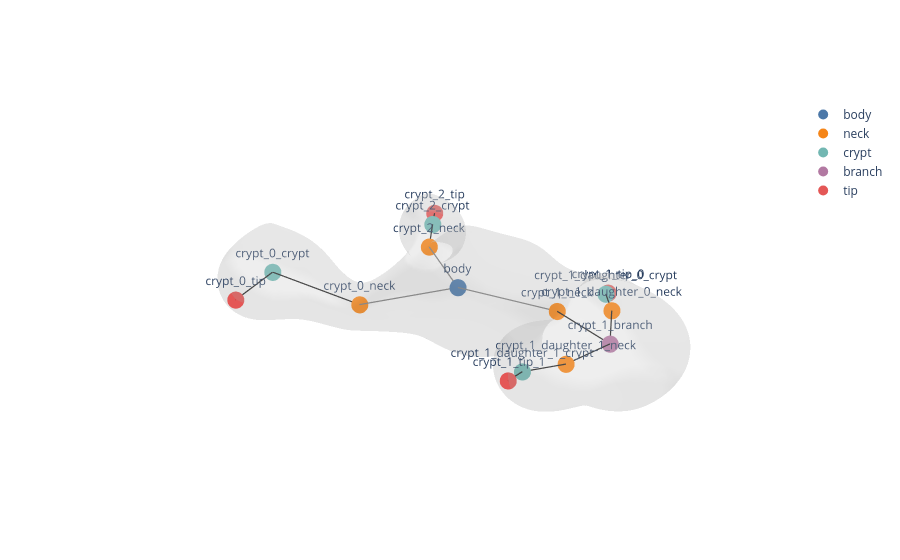
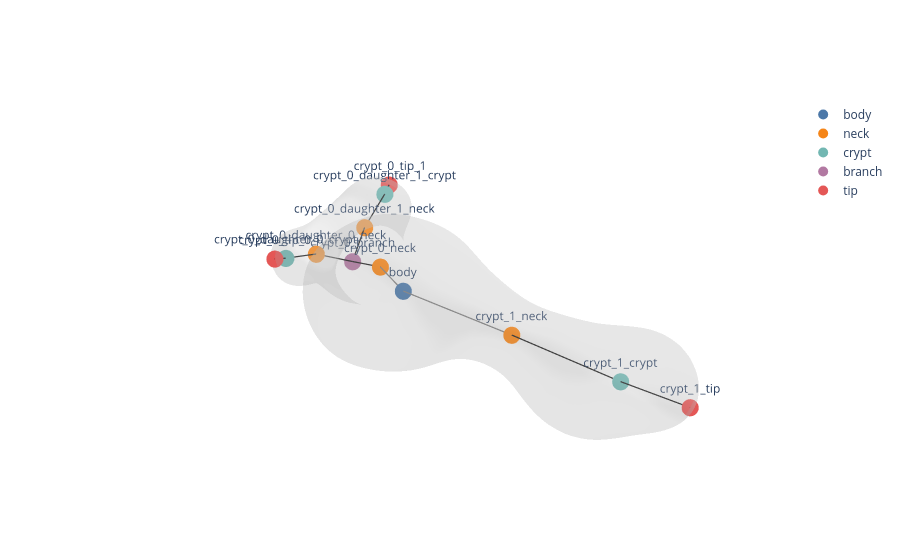
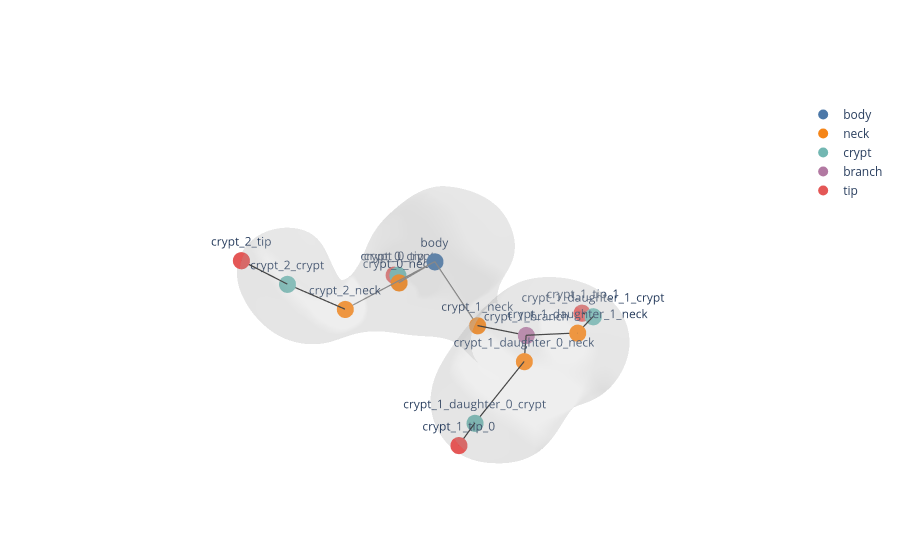
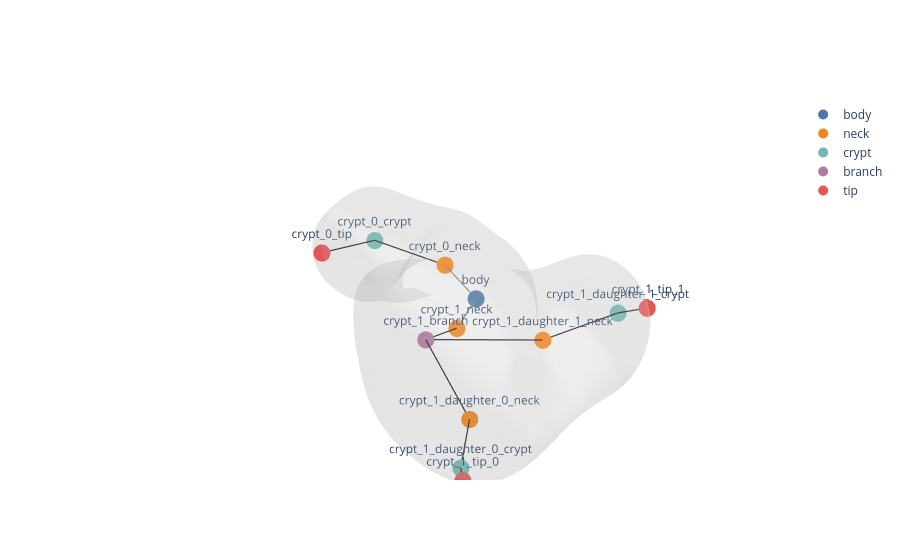

The notebook cell these images were saved under, in order:
### Markdown cell above
## 4) Build skeletons for the batch

The function below is the main tuning loop. It runs detection and skeleton construction for every organoid in `organoid_records`, then displays each skeleton figure.

### Code cell
def run_skeleton_pipeline(
    record,
    *,
    detection_kwargs=None,
    filter_kwargs=None,
    build_kwargs=None,
    show_plots=True,
):
    detection_kwargs = dict(DETECTION_KWARGS if detection_kwargs is None else detection_kwargs)
    filter_kwargs = dict(FILTER_KWARGS if filter_kwargs is None else filter_kwargs)
    build_kwargs = dict(BUILD_KWARGS if build_kwargs is None else build_kwargs)
    mesh = load_prepared_mesh(record)

    filter_fn_list = make_filter_list(**filter_kwargs)

    detections, skel_vars = detect_crypts_for_skeleton(
        mesh,
        vocab,
        geodesic_fn=compute_geodesics_dijkstra,
        filter_fn_list=filter_fn_list,
        return_intermediates=True,
        **detection_kwargs,
    )

    build_kwargs["metadata"] = {
        "label_uid": record["label_uid"],
        "mesh_path": record["mesh_path"],
        "timepoint": record["timepoint"],
        "well": record["well"],
        "organoid_id": record["organoid_id"],
    }
    graph = build_skeleton_from_crypt_detections(
        vertices=mesh.v,
        faces=mesh.f,
        crypt_detections=detections,
        **build_kwargs,
    )

    if show_plots:
        display(
            plot_mesh_with_skeleton(
                mesh.v,
                mesh.f,
                graph,
                backend="plotly",
                mesh_alpha=0.22,
                show_node_labels=True,
            )
        )

    return dict(
        record=record,
        mesh=mesh,
        detections=detections,
        graph=graph,
        skel_vars=skel_vars,
    )


batch_results = []
for record in organoid_records:
    display(HTML(f"<h3>{record['label_uid']}</h3>"))
    result = run_skeleton_pipeline(record, show_plots=True)
    batch_results.append(result)

### Figure 1 — Plotly figure (JSON) as saved in the notebook; plotly's stock layout.template omitted (floating-point values rounded to 4 significant figures; data arrays with more than 128 entries replaced by an {"elided": "..."} marker saying what was removed)
{"data": [{"color": "lightgray", "hoverinfo": "skip", "i": {"elided": "35998 int values"}, "j": {"elided": "35998 int values"}, "k": {"elided": "35998 int values"}, "name": "mesh", "opacity": 0.22, "type": "mesh3d", "x": {"elided": "18001 float values"}, "y": {"elided": "18001 float values"}, "z": {"elided": "18001 float values"}}, {"hovertext": "crypt_0_body_to_neck", "line": {"color": "#7f7f7f", "width": 2.5}, "mode": "lines", "name": "body_to_neck", "showlegend": false, "type": "scatter3d", "x": [-0.8974, 3.014], "y": [0.5606, -5.87], "z": [0.07004, -2.269]}, {"hovertext": "crypt_0_neck_to_crypt", "line": {"color": "#222222", "width": 2.5}, "mode": "lines", "name": "neck_to_crypt", "showlegend": false, "type": "scatter3d", "x": [3.014, 6.879], "y": [-5.87, -11.35], "z": [-2.269, -0.08426]}, {"hovertext": "crypt_0_crypt_to_tip", "line": {"color": "#222222", "width": 2.5}, "mode": "lines", "name": "crypt_to_tip", "showlegend": false, "type": "scatter3d", "x": [6.879, 10.78], "y": [-11.35, -9.023], "z": [-0.08426, -0.125]}, {"hovertext": "crypt_1_body_to_neck", "line": {"color": "#7f7f7f", "width": 2.5}, "mode": "lines", "name": "body_to_neck", "showlegend": false, "type": "scatter3d", "x": [-0.8974, -2.879], "y": [0.5606, 7.287], "z": [0.07004, 0.0516]}, {"hovertext": "crypt_1_neck_to_branch", "line": {"color": "#222222", "width": 2.5}, "mode": "lines", "name": "neck_to_branch", "showlegend": false, "type": "scatter3d", "x": [-2.879, -2.679], "y": [7.287, 11.04], "z": [0.0516, -0.5682]}, {"hovertext": "crypt_1_branch_to_daughter_0_neck", "line": {"color": "#222222", "width": 2.5}, "mode": "lines", "name": "branch_to_neck", "showlegend": false, "type": "scatter3d", "x": [-2.679, -6.659], "y": [11.04, 9.223], "z": [-0.5682, -0.6305]}, {"hovertext": "crypt_1_daughter_0_neck_to_crypt", "line": {"color": "#222222", "width": 2.5}, "mode": "lines", "name": "neck_to_crypt", "showlegend": false, "type": "scatter3d", "x": [-6.659, -8.607], "y": [9.223, 7.821], "z": [-0.6305, -0.6067]}, {"hovertext": "crypt_1_daughter_0_crypt_to_tip", "line": {"color": "#222222", "width": 2.5}, "mode": "lines", "name": "crypt_to_tip", "showlegend": false, "type": "scatter3d", "x": [-8.607, -9.19], "y": [7.821, 7.727], "z": [-0.6067, -0.7656]}, {"hovertext": "crypt_1_branch_to_daughter_1_neck", "line": {"color": "#222222", "width": 2.5}, "mode": "lines", "name": "branch_to_neck", "showlegend": false, "type": "scatter3d", "x": [-2.679, 1.641], "y": [11.04, 10.61], "z": [-0.5682, -0.01914]}, {"hovertext": "crypt_1_daughter_1_neck_to_crypt", "line": {"color": "#222222", "width": 2.5}, "mode": "lines", "name": "neck_to_crypt", "showlegend": false, "type": "scatter3d", "x": [1.641, 4.056], "y": [10.61, 9.508], "z": [-0.01914, 0.1834]}, {"hovertext": "crypt_1_daughter_1_crypt_to_tip", "line": {"color": "#222222", "width": 2.5}, "mode": "lines", "name": "crypt_to_tip", "showlegend": false, "type": "scatter3d", "x": [4.056, 5.335], "y": [9.508, 9.56], "z": [0.1834, 0.3488]}, {"hovertext": "crypt_2_body_to_neck", "line": {"color": "#7f7f7f", "width": 2.5}, "mode": "lines", "name": "body_to_neck", "showlegend": false, "type": "scatter3d", "x": [-0.8974, -2.523], "y": [0.5606, -3.961], "z": [0.07004, 1.408]}, {"hovertext": "crypt_2_neck_to_crypt", "line": {"color": "#222222", "width": 2.5}, "mode": "lines", "name": "neck_to_crypt", "showlegend": false, "type": "scatter3d", "x": [-2.523, -5.075], "y": [-3.961, -6.151], "z": [1.408, 2.095]}, {"hovertext": "crypt_2_crypt_to_tip", "line": {"color": "#222222", "width": 2.5}, "mode": "lines", "name": "crypt_to_tip", "showlegend": false, "type": "scatter3d", "x": [-5.075, -6.693], "y": [-6.151, -7.54], "z": [2.095, 2.394]}, {"hovertext": ["body"], "marker": {"color": "#4c78a8", "size": 10}, "mode": "markers+text", "name": "body", "text": ["body"], "textposition": "top center", "type": "scatter3d", "x": [-0.8974], "y": [0.5606], "z": [0.07004]}, {"hovertext": ["crypt_0_neck", "crypt_1_neck", "crypt_1_daughter_0_neck", "crypt_1_daughter_1_neck", "crypt_2_neck"], "marker": {"color": "#f58518", "size": 10}, "mode": "markers+text", "name": "neck", "text": ["crypt_0_neck", "crypt_1_neck", "crypt_1_daughter_0_neck", "crypt_1_daughter_1_neck", "crypt_2_neck"], "textposition": "top center", "type": "scatter3d", "x": [3.014, -2.879, -6.659, 1.641, -2.523], "y": [-5.87, 7.287, 9.223, 10.61, -3.961], "z": [-2.269, 0.0516, -0.6305, -0.01914, 1.408]}, {"hovertext": ["crypt_0_crypt", "crypt_1_daughter_0_crypt", "crypt_1_daughter_1_crypt", "crypt_2_crypt"], "marker": {"color": "#72b7b2", "size": 10}, "mode": "markers+text", "name": "crypt", "text": ["crypt_0_crypt", "crypt_1_daughter_0_crypt", "crypt_1_daughter_1_crypt", "crypt_2_crypt"], "textposition": "top center", "type": "scatter3d", "x": [6.879, -8.607, 4.056, -5.075], "y": [-11.35, 7.821, 9.508, -6.151], "z": [-0.08426, -0.6067, 0.1834, 2.095]}, {"hovertext": ["crypt_1_branch"], "marker": {"color": "#b279a2", "size": 10}, "mode": "markers+text", "name": "branch", "text": ["crypt_1_branch"], "textposition": "top center", "type": "scatter3d", "x": [-2.679], "y": [11.04], "z": [-0.5682]}, {"hovertext": ["crypt_0_tip", "crypt_1_tip_0", "crypt_1_tip_1", "crypt_2_tip"], "marker": {"color": "#e45756", "size": 10}, "mode": "markers+text", "name": "tip", "text": ["crypt_0_tip", "crypt_1_tip_0", "crypt_1_tip_1", "crypt_2_tip"], "textposition": "top center", "type": "scatter3d", "x": [10.78, -9.19, 5.335, -6.693], "y": [-9.023, 7.727, 9.56, -7.54], "z": [-0.125, -0.7656, 0.3488, 2.394]}], "layout": {"scene": {"aspectmode": "data", "camera": {"eye": {"x": 1.05, "y": 1.05, "z": 0.75}}, "xaxis": {"visible": false}, "yaxis": {"visible": false}, "zaxis": {"visible": false}}}}

### Figure 2 — Plotly figure (JSON) as saved in the notebook; plotly's stock layout.template omitted (floating-point values rounded to 4 significant figures; data arrays with more than 128 entries replaced by an {"elided": "..."} marker saying what was removed)
{"data": [{"color": "lightgray", "hoverinfo": "skip", "i": {"elided": "35998 int values"}, "j": {"elided": "35998 int values"}, "k": {"elided": "35998 int values"}, "name": "mesh", "opacity": 0.22, "type": "mesh3d", "x": {"elided": "18001 float values"}, "y": {"elided": "18001 float values"}, "z": {"elided": "18001 float values"}}, {"hovertext": "crypt_0_body_to_neck", "line": {"color": "#7f7f7f", "width": 2.5}, "mode": "lines", "name": "body_to_neck", "showlegend": false, "type": "scatter3d", "x": [1.889, -1.065], "y": [0.7081, -5.158], "z": [0.5327, -0.6936]}, {"hovertext": "crypt_0_neck_to_branch", "line": {"color": "#222222", "width": 2.5}, "mode": "lines", "name": "neck_to_branch", "showlegend": false, "type": "scatter3d", "x": [-1.065, -0.9289], "y": [-5.158, -8.387], "z": [-0.6936, -1.218]}, {"hovertext": "crypt_0_branch_to_daughter_0_neck", "line": {"color": "#222222", "width": 2.5}, "mode": "lines", "name": "branch_to_neck", "showlegend": false, "type": "scatter3d", "x": [-0.9289, 1.942], "y": [-8.387, -8.601], "z": [-1.218, 0.17]}, {"hovertext": "crypt_0_daughter_0_neck_to_crypt", "line": {"color": "#222222", "width": 2.5}, "mode": "lines", "name": "neck_to_crypt", "showlegend": false, "type": "scatter3d", "x": [1.942, 4.443], "y": [-8.601, -8.227], "z": [0.17, 0.7039]}, {"hovertext": "crypt_0_daughter_0_crypt_to_tip", "line": {"color": "#222222", "width": 2.5}, "mode": "lines", "name": "crypt_to_tip", "showlegend": false, "type": "scatter3d", "x": [4.443, 5.283], "y": [-8.227, -8.053], "z": [0.7039, 0.9587]}, {"hovertext": "crypt_0_branch_to_daughter_1_neck", "line": {"color": "#222222", "width": 2.5}, "mode": "lines", "name": "branch_to_neck", "showlegend": false, "type": "scatter3d", "x": [-0.9289, -2.858], "y": [-8.387, -9.181], "z": [-1.218, 0.8423]}, {"hovertext": "crypt_0_daughter_1_neck_to_crypt", "line": {"color": "#222222", "width": 2.5}, "mode": "lines", "name": "neck_to_crypt", "showlegend": false, "type": "scatter3d", "x": [-2.858, -5.363], "y": [-9.181, -9.598], "z": [0.8423, 2.933]}, {"hovertext": "crypt_0_daughter_1_crypt_to_tip", "line": {"color": "#222222", "width": 2.5}, "mode": "lines", "name": "crypt_to_tip", "showlegend": false, "type": "scatter3d", "x": [-5.363, -6.056], "y": [-9.598, -9.847], "z": [2.933, 3.515]}, {"hovertext": "crypt_1_body_to_neck", "line": {"color": "#7f7f7f", "width": 2.5}, "mode": "lines", "name": "body_to_neck", "showlegend": false, "type": "scatter3d", "x": [1.889, 0.2766], "y": [0.7081, 7.358], "z": [0.5327, -0.2265]}, {"hovertext": "crypt_1_neck_to_crypt", "line": {"color": "#222222", "width": 2.5}, "mode": "lines", "name": "neck_to_crypt", "showlegend": false, "type": "scatter3d", "x": [0.2766, -1.936], "y": [7.358, 12.48], "z": [-0.2265, -1.64]}, {"hovertext": "crypt_1_crypt_to_tip", "line": {"color": "#222222", "width": 2.5}, "mode": "lines", "name": "crypt_to_tip", "showlegend": false, "type": "scatter3d", "x": [-1.936, -3.689], "y": [12.48, 15.36], "z": [-1.64, -2.589]}, {"hovertext": ["body"], "marker": {"color": "#4c78a8", "size": 10}, "mode": "markers+text", "name": "body", "text": ["body"], "textposition": "top center", "type": "scatter3d", "x": [1.889], "y": [0.7081], "z": [0.5327]}, {"hovertext": ["crypt_0_neck", "crypt_0_daughter_0_neck", "crypt_0_daughter_1_neck", "crypt_1_neck"], "marker": {"color": "#f58518", "size": 10}, "mode": "markers+text", "name": "neck", "text": ["crypt_0_neck", "crypt_0_daughter_0_neck", "crypt_0_daughter_1_neck", "crypt_1_neck"], "textposition": "top center", "type": "scatter3d", "x": [-1.065, 1.942, -2.858, 0.2766], "y": [-5.158, -8.601, -9.181, 7.358], "z": [-0.6936, 0.17, 0.8423, -0.2265]}, {"hovertext": ["crypt_0_daughter_0_crypt", "crypt_0_daughter_1_crypt", "crypt_1_crypt"], "marker": {"color": "#72b7b2", "size": 10}, "mode": "markers+text", "name": "crypt", "text": ["crypt_0_daughter_0_crypt", "crypt_0_daughter_1_crypt", "crypt_1_crypt"], "textposition": "top center", "type": "scatter3d", "x": [4.443, -5.363, -1.936], "y": [-8.227, -9.598, 12.48], "z": [0.7039, 2.933, -1.64]}, {"hovertext": ["crypt_0_branch"], "marker": {"color": "#b279a2", "size": 10}, "mode": "markers+text", "name": "branch", "text": ["crypt_0_branch"], "textposition": "top center", "type": "scatter3d", "x": [-0.9289], "y": [-8.387], "z": [-1.218]}, {"hovertext": ["crypt_0_tip_0", "crypt_0_tip_1", "crypt_1_tip"], "marker": {"color": "#e45756", "size": 10}, "mode": "markers+text", "name": "tip", "text": ["crypt_0_tip_0", "crypt_0_tip_1", "crypt_1_tip"], "textposition": "top center", "type": "scatter3d", "x": [5.283, -6.056, -3.689], "y": [-8.053, -9.847, 15.36], "z": [0.9587, 3.515, -2.589]}], "layout": {"scene": {"aspectmode": "data", "camera": {"eye": {"x": 1.05, "y": 1.05, "z": 0.75}}, "xaxis": {"visible": false}, "yaxis": {"visible": false}, "zaxis": {"visible": false}}}}

### Figure 3 — Plotly figure (JSON) as saved in the notebook; plotly's stock layout.template omitted (floating-point values rounded to 4 significant figures; data arrays with more than 128 entries replaced by an {"elided": "..."} marker saying what was removed)
{"data": [{"color": "lightgray", "hoverinfo": "skip", "i": {"elided": "35998 int values"}, "j": {"elided": "35998 int values"}, "k": {"elided": "35998 int values"}, "name": "mesh", "opacity": 0.22, "type": "mesh3d", "x": {"elided": "18001 float values"}, "y": {"elided": "18001 float values"}, "z": {"elided": "18001 float values"}}, {"hovertext": "crypt_0_body_to_neck", "line": {"color": "#7f7f7f", "width": 2.5}, "mode": "lines", "name": "body_to_neck", "showlegend": false, "type": "scatter3d", "x": [-2.257, -2.842], "y": [-2.659, -7.658], "z": [1.288, -2.398]}, {"hovertext": "crypt_0_neck_to_crypt", "line": {"color": "#222222", "width": 2.5}, "mode": "lines", "name": "neck_to_crypt", "showlegend": false, "type": "scatter3d", "x": [-2.842, -4.52], "y": [-7.658, -9.784], "z": [-2.398, -2.927]}, {"hovertext": "crypt_0_crypt_to_tip", "line": {"color": "#222222", "width": 2.5}, "mode": "lines", "name": "crypt_to_tip", "showlegend": false, "type": "scatter3d", "x": [-4.52, -4.894], "y": [-9.784, -10.79], "z": [-2.927, -3.363]}, {"hovertext": "crypt_1_body_to_neck", "line": {"color": "#7f7f7f", "width": 2.5}, "mode": "lines", "name": "body_to_neck", "showlegend": false, "type": "scatter3d", "x": [-2.257, -2.667], "y": [-2.659, 1.435], "z": [1.288, -2.781]}, {"hovertext": "crypt_1_neck_to_branch", "line": {"color": "#222222", "width": 2.5}, "mode": "lines", "name": "neck_to_branch", "showlegend": false, "type": "scatter3d", "x": [-2.667, -1.635], "y": [1.435, 6.323], "z": [-2.781, -0.9768]}, {"hovertext": "crypt_1_branch_to_daughter_0_neck", "line": {"color": "#222222", "width": 2.5}, "mode": "lines", "name": "branch_to_neck", "showlegend": false, "type": "scatter3d", "x": [-1.635, 1.131], "y": [6.323, 8.09], "z": [-0.9768, -0.7364]}, {"hovertext": "crypt_1_daughter_0_neck_to_crypt", "line": {"color": "#222222", "width": 2.5}, "mode": "lines", "name": "neck_to_crypt", "showlegend": false, "type": "scatter3d", "x": [1.131, 5.991], "y": [8.09, 8.533], "z": [-0.7364, -1.961]}, {"hovertext": "crypt_1_daughter_0_crypt_to_tip", "line": {"color": "#222222", "width": 2.5}, "mode": "lines", "name": "crypt_to_tip", "showlegend": false, "type": "scatter3d", "x": [5.991, 7.553], "y": [8.533, 8.828], "z": [-1.961, -2.194]}, {"hovertext": "crypt_1_branch_to_daughter_1_neck", "line": {"color": "#222222", "width": 2.5}, "mode": "lines", "name": "branch_to_neck", "showlegend": false, "type": "scatter3d", "x": [-1.635, -3.816], "y": [6.323, 8.733], "z": [-0.9768, -0.696]}, {"hovertext": "crypt_1_daughter_1_neck_to_crypt", "line": {"color": "#222222", "width": 2.5}, "mode": "lines", "name": "neck_to_crypt", "showlegend": false, "type": "scatter3d", "x": [-3.816, -6.645], "y": [8.733, 8.336], "z": [-0.696, -0.8011]}, {"hovertext": "crypt_1_daughter_1_crypt_to_tip", "line": {"color": "#222222", "width": 2.5}, "mode": "lines", "name": "crypt_to_tip", "showlegend": false, "type": "scatter3d", "x": [-6.645, -7.543], "y": [8.336, 7.078], "z": [-0.8011, -1.389]}, {"hovertext": "crypt_2_body_to_neck", "line": {"color": "#7f7f7f", "width": 2.5}, "mode": "lines", "name": "body_to_neck", "showlegend": false, "type": "scatter3d", "x": [-2.257, 3.874], "y": [-2.659, -6.035], "z": [1.288, -1.751]}, {"hovertext": "crypt_2_neck_to_crypt", "line": {"color": "#222222", "width": 2.5}, "mode": "lines", "name": "neck_to_crypt", "showlegend": false, "type": "scatter3d", "x": [3.874, 7.662], "y": [-6.035, -6.906], "z": [-1.751, 1.352]}, {"hovertext": "crypt_2_crypt_to_tip", "line": {"color": "#222222", "width": 2.5}, "mode": "lines", "name": "crypt_to_tip", "showlegend": false, "type": "scatter3d", "x": [7.662, 10.04], "y": [-6.906, -7.823], "z": [1.352, 3.533]}, {"hovertext": ["body"], "marker": {"color": "#4c78a8", "size": 10}, "mode": "markers+text", "name": "body", "text": ["body"], "textposition": "top center", "type": "scatter3d", "x": [-2.257], "y": [-2.659], "z": [1.288]}, {"hovertext": ["crypt_0_neck", "crypt_1_neck", "crypt_1_daughter_0_neck", "crypt_1_daughter_1_neck", "crypt_2_neck"], "marker": {"color": "#f58518", "size": 10}, "mode": "markers+text", "name": "neck", "text": ["crypt_0_neck", "crypt_1_neck", "crypt_1_daughter_0_neck", "crypt_1_daughter_1_neck", "crypt_2_neck"], "textposition": "top center", "type": "scatter3d", "x": [-2.842, -2.667, 1.131, -3.816, 3.874], "y": [-7.658, 1.435, 8.09, 8.733, -6.035], "z": [-2.398, -2.781, -0.7364, -0.696, -1.751]}, {"hovertext": ["crypt_0_crypt", "crypt_1_daughter_0_crypt", "crypt_1_daughter_1_crypt", "crypt_2_crypt"], "marker": {"color": "#72b7b2", "size": 10}, "mode": "markers+text", "name": "crypt", "text": ["crypt_0_crypt", "crypt_1_daughter_0_crypt", "crypt_1_daughter_1_crypt", "crypt_2_crypt"], "textposition": "top center", "type": "scatter3d", "x": [-4.52, 5.991, -6.645, 7.662], "y": [-9.784, 8.533, 8.336, -6.906], "z": [-2.927, -1.961, -0.8011, 1.352]}, {"hovertext": ["crypt_1_branch"], "marker": {"color": "#b279a2", "size": 10}, "mode": "markers+text", "name": "branch", "text": ["crypt_1_branch"], "textposition": "top center", "type": "scatter3d", "x": [-1.635], "y": [6.323], "z": [-0.9768]}, {"hovertext": ["crypt_0_tip", "crypt_1_tip_0", "crypt_1_tip_1", "crypt_2_tip"], "marker": {"color": "#e45756", "size": 10}, "mode": "markers+text", "name": "tip", "text": ["crypt_0_tip", "crypt_1_tip_0", "crypt_1_tip_1", "crypt_2_tip"], "textposition": "top center", "type": "scatter3d", "x": [-4.894, 7.553, -7.543, 10.04], "y": [-10.79, 8.828, 7.078, -7.823], "z": [-3.363, -2.194, -1.389, 3.533]}], "layout": {"scene": {"aspectmode": "data", "camera": {"eye": {"x": 1.05, "y": 1.05, "z": 0.75}}, "xaxis": {"visible": false}, "yaxis": {"visible": false}, "zaxis": {"visible": false}}}}

### Figure 4 — Plotly figure (JSON) as saved in the notebook; plotly's stock layout.template omitted (floating-point values rounded to 4 significant figures; data arrays with more than 128 entries replaced by an {"elided": "..."} marker saying what was removed)
{"data": [{"color": "lightgray", "hoverinfo": "skip", "i": {"elided": "35998 int values"}, "j": {"elided": "35998 int values"}, "k": {"elided": "35998 int values"}, "name": "mesh", "opacity": 0.22, "type": "mesh3d", "x": {"elided": "18001 float values"}, "y": {"elided": "18001 float values"}, "z": {"elided": "18001 float values"}}, {"hovertext": "crypt_0_body_to_neck", "line": {"color": "#7f7f7f", "width": 2.5}, "mode": "lines", "name": "body_to_neck", "showlegend": false, "type": "scatter3d", "x": [-1.077, -3.176], "y": [1.73, -2.958], "z": [-0.5166, -0.3416]}, {"hovertext": "crypt_0_neck_to_crypt", "line": {"color": "#222222", "width": 2.5}, "mode": "lines", "name": "neck_to_crypt", "showlegend": false, "type": "scatter3d", "x": [-3.176, -2.015], "y": [-2.958, -9.458], "z": [-0.3416, 0.1037]}, {"hovertext": "crypt_0_crypt_to_tip", "line": {"color": "#222222", "width": 2.5}, "mode": "lines", "name": "crypt_to_tip", "showlegend": false, "type": "scatter3d", "x": [-2.015, 3.954], "y": [-9.458, -7.377], "z": [0.1037, 1.374]}, {"hovertext": "crypt_1_body_to_neck", "line": {"color": "#7f7f7f", "width": 2.5}, "mode": "lines", "name": "body_to_neck", "showlegend": false, "type": "scatter3d", "x": [-1.077, 3.04], "y": [1.73, 3.877], "z": [-0.5166, 0.05544]}, {"hovertext": "crypt_1_neck_to_branch", "line": {"color": "#222222", "width": 2.5}, "mode": "lines", "name": "neck_to_branch", "showlegend": false, "type": "scatter3d", "x": [3.04, 6.066], "y": [3.877, 4.655], "z": [0.05544, 1.085]}, {"hovertext": "crypt_1_branch_to_daughter_0_neck", "line": {"color": "#222222", "width": 2.5}, "mode": "lines", "name": "branch_to_neck", "showlegend": false, "type": "scatter3d", "x": [6.066, 6.258], "y": [4.655, 7.659], "z": [1.085, -1.694]}, {"hovertext": "crypt_1_daughter_0_neck_to_crypt", "line": {"color": "#222222", "width": 2.5}, "mode": "lines", "name": "neck_to_crypt", "showlegend": false, "type": "scatter3d", "x": [6.258, 7.855], "y": [7.659, 8.601], "z": [-1.694, -2.752]}, {"hovertext": "crypt_1_daughter_0_crypt_to_tip", "line": {"color": "#222222", "width": 2.5}, "mode": "lines", "name": "crypt_to_tip", "showlegend": false, "type": "scatter3d", "x": [7.855, 8.109], "y": [8.601, 8.952], "z": [-2.752, -3.013]}, {"hovertext": "crypt_1_branch_to_daughter_1_neck", "line": {"color": "#222222", "width": 2.5}, "mode": "lines", "name": "branch_to_neck", "showlegend": false, "type": "scatter3d", "x": [6.066, 1.495], "y": [4.655, 8.116], "z": [1.085, 0.5538]}, {"hovertext": "crypt_1_daughter_1_neck_to_crypt", "line": {"color": "#222222", "width": 2.5}, "mode": "lines", "name": "neck_to_crypt", "showlegend": false, "type": "scatter3d", "x": [1.495, -1.67], "y": [8.116, 10.23], "z": [0.5538, 1.647]}, {"hovertext": "crypt_1_daughter_1_crypt_to_tip", "line": {"color": "#222222", "width": 2.5}, "mode": "lines", "name": "crypt_to_tip", "showlegend": false, "type": "scatter3d", "x": [-1.67, -2.455], "y": [10.23, 11.26], "z": [1.647, 2.018]}, {"hovertext": ["body"], "marker": {"color": "#4c78a8", "size": 10}, "mode": "markers+text", "name": "body", "text": ["body"], "textposition": "top center", "type": "scatter3d", "x": [-1.077], "y": [1.73], "z": [-0.5166]}, {"hovertext": ["crypt_0_neck", "crypt_1_neck", "crypt_1_daughter_0_neck", "crypt_1_daughter_1_neck"], "marker": {"color": "#f58518", "size": 10}, "mode": "markers+text", "name": "neck", "text": ["crypt_0_neck", "crypt_1_neck", "crypt_1_daughter_0_neck", "crypt_1_daughter_1_neck"], "textposition": "top center", "type": "scatter3d", "x": [-3.176, 3.04, 6.258, 1.495], "y": [-2.958, 3.877, 7.659, 8.116], "z": [-0.3416, 0.05544, -1.694, 0.5538]}, {"hovertext": ["crypt_0_crypt", "crypt_1_daughter_0_crypt", "crypt_1_daughter_1_crypt"], "marker": {"color": "#72b7b2", "size": 10}, "mode": "markers+text", "name": "crypt", "text": ["crypt_0_crypt", "crypt_1_daughter_0_crypt", "crypt_1_daughter_1_crypt"], "textposition": "top center", "type": "scatter3d", "x": [-2.015, 7.855, -1.67], "y": [-9.458, 8.601, 10.23], "z": [0.1037, -2.752, 1.647]}, {"hovertext": ["crypt_1_branch"], "marker": {"color": "#b279a2", "size": 10}, "mode": "markers+text", "name": "branch", "text": ["crypt_1_branch"], "textposition": "top center", "type": "scatter3d", "x": [6.066], "y": [4.655], "z": [1.085]}, {"hovertext": ["crypt_0_tip", "crypt_1_tip_0", "crypt_1_tip_1"], "marker": {"color": "#e45756", "size": 10}, "mode": "markers+text", "name": "tip", "text": ["crypt_0_tip", "crypt_1_tip_0", "crypt_1_tip_1"], "textposition": "top center", "type": "scatter3d", "x": [3.954, 8.109, -2.455], "y": [-7.377, 8.952, 11.26], "z": [1.374, -3.013, 2.018]}], "layout": {"scene": {"aspectmode": "data", "camera": {"eye": {"x": 1.05, "y": 1.05, "z": 0.75}}, "xaxis": {"visible": false}, "yaxis": {"visible": false}, "zaxis": {"visible": false}}}}
